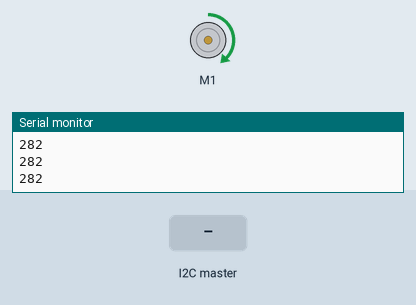
This sketch was run on a simulated Arduino Uno, built with avr-gcc and run on an emulated ATmega328P. Parts: DC motor (green arrow = forward, orange = backward, longer = faster), the last lines printed to the serial monitor. The test bench sets the inputs (shaded band).

Above: at 1.2 s.
1.3 s: the I2C master sends the byte 90
4.3 s: the I2C master sends the byte 0
At 4.32 s:
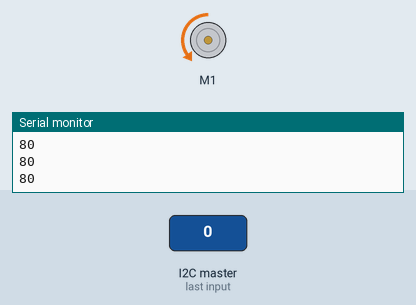
Timing chart, 0 to 13.3 s (numbered marks = the images above; inputs shaded):
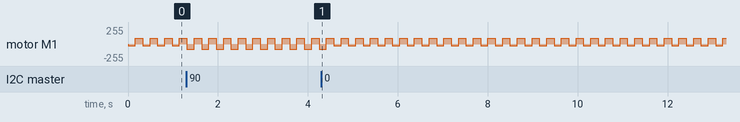

Measured:
- by itself, motor M1: alternates forward 90/255 for 0.16 s and backward 26/255 for 0.16 s

The sketch:

hangingthere.ino
```cpp
/*
This is a test sketch for the Adafruit assembled Motor Shield for Arduino v2
It won't work with v1.x motor shields! Only for the v2's with built in PWM
control

For use with the Adafruit Motor Shield v2
---->	http://www.adafruit.com/products/1438
*/

#include <Wire.h>
#include <Adafruit_MotorShield.h>

// Create the motor shield object with the default I2C address
Adafruit_MotorShield AFMS = Adafruit_MotorShield();
// Or, create it with a different I2C address (say for stacking)
// Adafruit_MotorShield AFMS = Adafruit_MotorShield(0x61);

// Select which 'port' M1, M2, M3 or M4. In this case, M1
Adafruit_DCMotor *myMotor = AFMS.getMotor(1);
// You can also make another motor on port M2
//Adafruit_DCMotor *myOtherMotor = AFMS.getMotor(2);

int value;

void setup() {
  Serial.begin(9600);           // set up Serial library at 9600 bps
  Serial.println("Adafruit Motorshield v2 - DC Motor test!");

  AFMS.begin();  // create with the default frequency 1.6KHz
  //AFMS.begin(1000);  // OR with a different frequency, say 1KHz

  // Set the speed to start, from 0 (off) to 255 (max speed)
  myMotor->setSpeed(90);
  myMotor->run(FORWARD);
  // turn on motor
  myMotor->run(RELEASE);
    Wire.begin(8);                // join i2c bus with address #8
  Wire.onReceive(receiveEvent);
}


void loop() {

  int mVal = map(value, 50, 90, 170, 80);
  //int mVal2 = map(value, 50, 90, 80, 120);
  Serial.println(mVal);

  myMotor->setSpeed(mVal);
  for (int i=0; i<1100; i++) {
     myMotor->run(BACKWARD);

  }

  delay(100);
  myMotor->setSpeed(90);
  for (int i=0; i<1100; i++) {
     myMotor->run(FORWARD);

  }
  delay(100);


}

void receiveEvent(int howMany) {
  value = Wire.read();    // receive byte as an integer
  //Serial.println(x);         // print the integer
}
```
